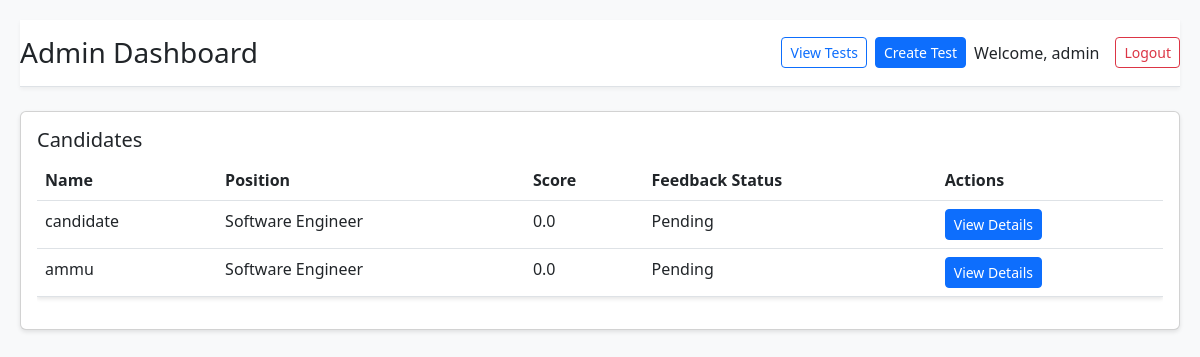
The page /admin (signed in) on the database its author committed.
### app.py (models this page shows)
class Candidate(db.Model):
    id = db.Column(db.Integer, primary_key=True)
    name = db.Column(db.String(100), nullable=False)
    position = db.Column(db.String(100), nullable=False)
    score = db.Column(db.Float, default=0.0)
    feedback_status = db.Column(db.String(20), default='Pending')
    created_at = db.Column(db.DateTime, default=datetime.utcnow)
    tests = db.relationship('Test', backref='candidate', lazy=True)

### app.py (the view)
@app.route('/admin')
@login_required
@role_required('admin')
def admin_dashboard():
    if Candidate.query.count() == 0:
        create_example_data()
    candidates = Candidate.query.all()
    return render_template('admin.html', candidates=candidates)

### app.py (called while the page is built)
def login_required(f):
    @wraps(f)
    def decorated_function(*args, **kwargs):
        if 'user' not in session:
            flash('Please log in first.', 'warning')
            return redirect(url_for('login'))
        return f(*args, **kwargs)
    return decorated_function

def role_required(role):
    def decorator(f):
        @wraps(f)
        def decorated_function(*args, **kwargs):
            if 'user' not in session or session['role'] != role:
                flash(f'You do not have permission to access this page.', 'danger')
                return redirect(url_for('login'))
            return f(*args, **kwargs)
        return decorated_function
    return decorator

### templates/admin.html (shortened to what this page needs)
<!DOCTYPE html>
<html lang="en">
<head>
    <link href="https://cdn.jsdelivr.net/npm/bootstrap@5.3.0/dist/css/bootstrap.min.css" rel="stylesheet">
    <link rel="stylesheet" href="{{ url_for('static', filename='css/style.css') }}">
</head>
<body>
    <div class="container-fluid">
        <header class="py-3 border-bottom">
            <div class="d-flex justify-content-between align-items-center">
                <h1 class="h3 mb-0">Admin Dashboard</h1>
                <div class="d-flex align-items-center">
                    <a href="{{ url_for('admin_tests') }}" class="btn btn-outline-primary btn-sm me-2">View Tests</a>
                    <a href="{{ url_for('create_test') }}" class="btn btn-primary btn-sm me-2">Create Test</a>
                    <span class="me-3">Welcome, {{ session['user'] }}</span>
                    <a href="{{ url_for('logout') }}" class="btn btn-outline-danger btn-sm">Logout</a>
                </div>
            </div>
        </header>
        <div class="card mb-4 mt-4">
            <div class="card-body">
                <h5 class="card-title">Candidates</h5>
                <div class="table-responsive">
                    <table class="table">
                        <thead>
                            <tr>
                                <th>Name</th>
                                <th>Position</th>
                                <th>Score</th>
                                <th>Feedback Status</th>
                                <th>Actions</th>
                            </tr>
                        </thead>
                        <tbody>
                            {% for candidate in candidates %}
                            <tr>
                                <td>{{ candidate.name }}</td>
                                <td>{{ candidate.position }}</td>
                                <td>{{ candidate.score }}</td>
                                <td>{{ candidate.feedback_status }}</td>
                                <td>
                                    <button class="btn btn-sm btn-primary view-details" data-id="{{ candidate.id }}">View Details</button>
                                </td>
                            </tr>
                            {% endfor %}
                        </tbody>
                    </table>
                </div>
            </div>
        </div>
    </div>
</body>
</html>

### static/css/style.css (style rules this page uses)
body { background-color: #f8f9fa; font-family: 'Segoe UI', Tahoma, Geneva, Verdana, sans-serif; }
.container-fluid { max-width: 1400px; margin: 0 auto; padding: 20px; }
header { background-color: #fff; box-shadow: 0 2px 4px rgba(0,0,0,0.05); }
.table { background-color: #fff; box-shadow: 0 2px 4px rgba(0,0,0,0.1); }
.card { box-shadow: 0 2px 4px rgba(0,0,0,0.1); margin-bottom: 20px; }

### rows shown on the page
Candidate: name "candidate", position "Software Engineer", score "0.0", feedback_status "Pending"
Candidate: name "ammu", position "Software Engineer", score "0.0", feedback_status "Pending"

### other values the page prints
{{ session['user'] }} "admin"
